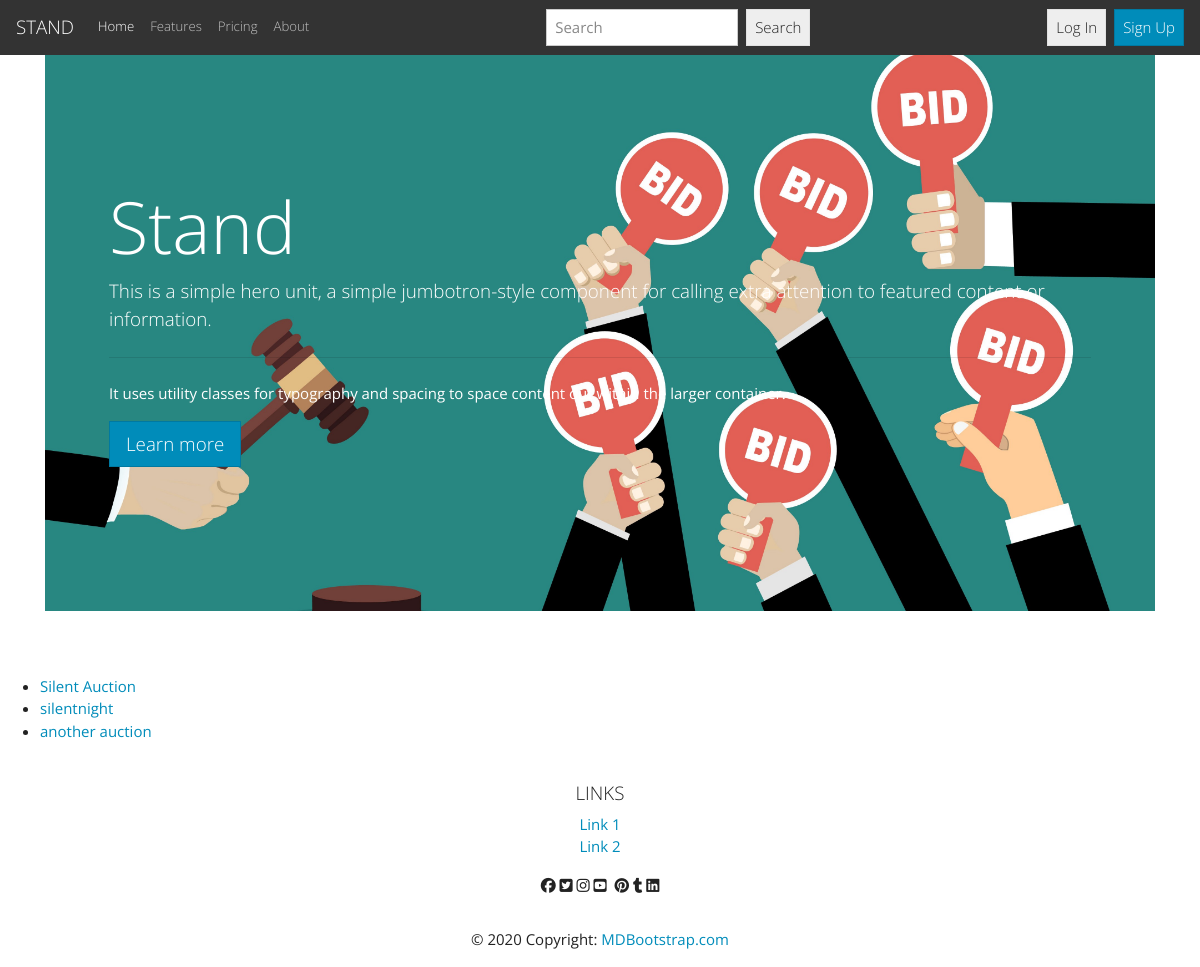
Before: / with the older database file.
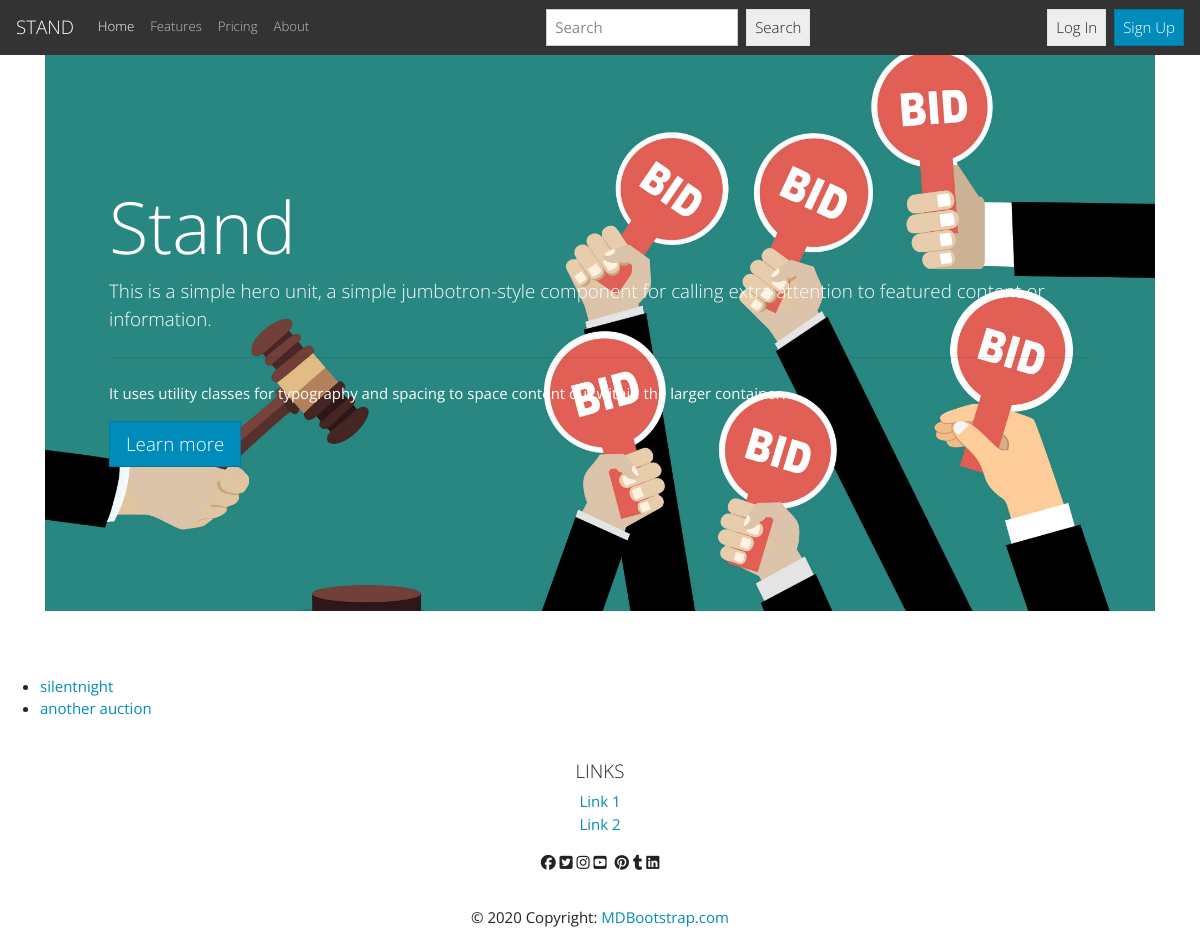
After: the same page with the newer database file.
### auctions/models.py (models this page shows, shortened)
class Auction(models.Model):
    name = models.CharField(max_length=200)
    description = models.CharField(max_length=200)
    start_date = models.DateTimeField('Start Date and Time: format YYYY-MM-DD HH:MM:SS')
    end_date = models.DateTimeField('Auction Close Date and Time: format YYYY-MM-DD HH:MM:SS')
    slug = models.CharField(max_length=settings.AUCTION_NAME_MAX_LENGTH, blank=True, editable=False, help_text="Unique URL path to access this page. Generated by the system.")
    items = models.ManyToManyField(Item)

### auctions/views.py (the view)
# urls.py: path('', AuctionsList.as_view(), name='auctions-list-page'),
class AuctionsList(ListView):
    model = Auction
    template_name = 'auctions/home.html'
    context_object_name = 'auctions'
    def get(self, request):
        auctions = self.get_queryset().all()
        return render(request, 'auctions/home.html', {
            'auctions': auctions
        })

### auctions/templates/auctions/home.html
{% extends 'auctions/base.html' %}
{% load static %}
{% block content %}
<div class="container">
    <div class="jumbotron" style="background-image: url('{% static 'auctions/images/bid.jpeg' %}')";>
        <h1 class="display-3">Stand</h1>
        <p class="lead">This is a simple hero unit, a simple jumbotron-style component for calling extra attention to featured content or information.</p>
        <hr class="my-4">
        <p>It uses utility classes for typography and spacing to space content out within the larger container.</p>
        <p class="lead">
            <a class="btn btn-primary btn-lg" href="#" role="button">Learn more</a>
        </p>
    </div>
</div>
<ul>
    {% for auction in auctions %}
        <li><a href="{% url 'auction-details-page' auction.slug %}">{{ auction.name }}</a></li>
    {% endfor %}
</ul>
{% endblock %}

### auctions/templates/auctions/base.html (shortened to what this page needs)
{% load static %}
<!DOCTYPE html>
<html lang="en">
<head>
    <link rel="stylesheet" href="https://stackpath.bootstrapcdn.com/bootstrap/4.4.1/css/bootstrap.min.css"
>
    <link rel='stylesheet' href='https://bootswatch.com/4/yeti/bootstrap.min.css'>
    <link rel="stylesheet" href="{% static 'auctions/style.css' %}">
</head>
<body>
    <nav class="navbar navbar-expand-lg navbar-dark bg-dark">
        <a class="navbar-brand" href="#">STAND</a>
        <div class="collapse navbar-collapse" id="navbarColor02">
            <ul class="navbar-nav mr-auto">
                <li class="nav-item active">
                    <a class="nav-link" href="#">Home <span class="sr-only">(current)</span></a>
                </li>
                <li class="nav-item">
                    <a class="nav-link" href="#">Features</a>
                </li>
                <li class="nav-item">
                    <a class="nav-link" href="#">Pricing</a>
                </li>
                <li class="nav-item">
                    <a class="nav-link" href="#">About</a>
                </li>
            </ul>
            <form class="form-inline my-2 my-lg-0">
                <input class="form-control mr-sm-2" type="text" placeholder="Search">
                <button class="btn btn-secondary my-2 my-sm-0" type="submit">Search</button>
            </form>
            <form class="form-inline ml-auto">
                {% if user.is_authenticated %}
                <div class="text-white">Hello, <strong>{{ user.username }}</strong>!</div>
                <a href="{% url 'new-auction-page' %}" class="btn btn-success ml-4">New Auction</a>
                <a href="{% url 'logout' %}" class="btn btn-danger ml-2">Log Out</a>
                {% else %}
                <a href="{% url 'login' %}" class="btn btn-secondary ml-2">Log In</a>
                <a href="{% url 'signup-form' %}" class="btn btn-primary ml-2">Sign Up</a>
                {% endif %}
            </form>
        </div>
    </nav>
    {% block content %}
    {% endblock %}
    <footer class='page-footer font-small blue pt-4'>
        <div class='container-fluid text-center'>
            <div class='row'>
                <div class='col-md-12 mb-3'>
                    <h5 class='text-uppercase'>Links</h5>
                    <ul class='list-unstyled'>
                        <li><a href='#!'>Link 1</a></li>
                        <li><a href='#!'>Link 2</a></li>
                    </ul>
                    <span class="lg-icons">
                        <i class="fab fa-facebook"></i>
                        <i class="fab fa-twitter-square"></i>
                        <i class="fab fa-instagram"></i>
                        <i class="fab fa-youtube-square"></i>
                        <i class="fab fa-pinterest"></i>
                        <i class="fab fa-tumblr"></i>
                        <i class="fab fa-linkedin"></i>
                    </span>
                </div>
            </div>
        </div>
        <div class='footer-copyright text-center py-3'>© 2020 Copyright:
            <a href='https://mdbootstrap.com/education/bootstrap/'> MDBootstrap.com</a>
        </div>
    </footer>
</body>
</html>

### auctions/static/auctions/style.css (style rules this page uses)
.jumbotron { background-position: center center; background-repeat: no-repeat; background-size: cover; position: relative; color: white; }

Changed rows visible on the page:
removed Auction: name "Silent Auction"
